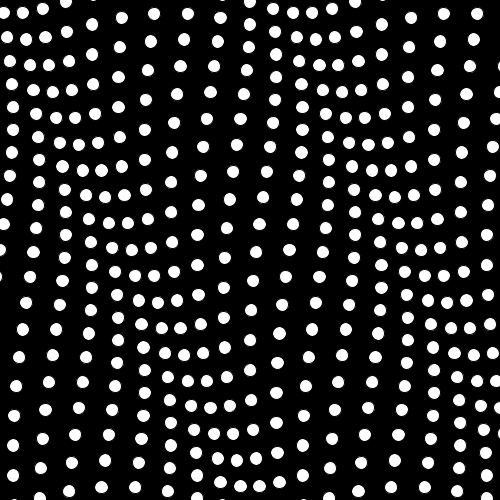
Frame 1 (no input)
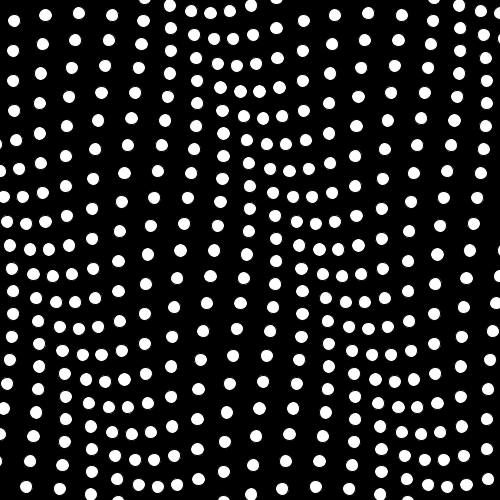
Frame 60 (the mouse pressed at the canvas centre just before this capture)
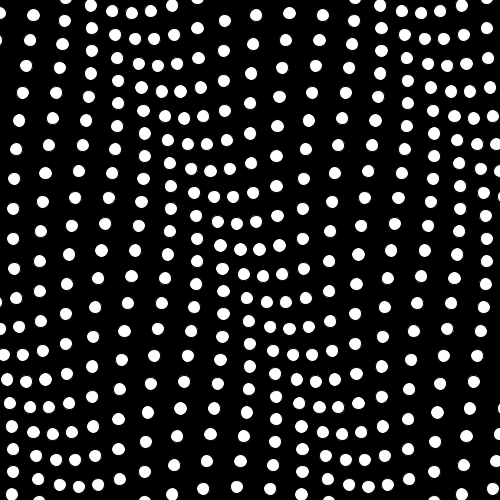
Frame 120 (the mouse held since frame 60 and released just before this capture)

The Processing sketch that drew these frames (run headless with seeded random() and noise(); from frame 60 on, the mouse is pressed at the canvas centre):

// Processing sketch: processing_151634
// ── processing_151634.pde

/*
 * Creative Coding
 * Week 2, 05 - Moving Patterns 1
 * by Indae Hwang and Jon McCormack
 * Copyright (c) 2014 Monash University
 *
 * This sketch builds on the previous sketches, drawing shapes based on the
 * current framerate. The movement of individual shapes combine to create a
 * gestalt field of motion. Use the arrow keys on your keyboard to change the
 * frame rate. 
 * 
 */

// variable used to store the current frame rate value
int frame_rate_value;

void setup() {
  size(500, 500);

  frame_rate_value = 11;
  frameRate(frame_rate_value);
  rectMode(CENTER);
  background(0);
}

void draw() {

  background(0);

  int num = 20;
  int margin = 0;
  float gutter = 0; //distance between each cell
  float cellsize = ( width - (2 * margin) - gutter * (num - 1) ) / (num - 1);

  int circleNumber = 0; // counter
  for (int i=0; i<num; i++) {
    for (int j=0; j<num; j++) {
      circleNumber = (i * num) + j; // different way to calculate the circle number from w2_04

      float tx = margin + cellsize * i + gutter * i;
      float ty = margin + cellsize * j + gutter * j;

      movingCircle(tx, ty, cellsize, circleNumber);
    }
  }
} //end of draw 

void movingCircle(float x, float y, float size, int circleNum) {

  float finalAngle;
  finalAngle = frameCount + circleNum;

  //the rotating angle for each tempX and tempY postion is affected by frameRate and angle;  
  float tempX = x + (size / 2) * sin(PI / frame_rate_value * finalAngle);
  float tempY = y + (size / 2) * cos(PI / frame_rate_value * finalAngle);

  // noStroke();
  // fill(150);
  ellipse(tempX, tempY, size/2, size/2);
  //  ellipse(tempX, tempY, 1, size*1);
  // stroke(0);
  //  noFill();
  // stroke(255);
  // line(x, y, tempX, tempY);
}

/*
 * keyReleased function
 *
 * called automatically by Processing when a keyboard key is released
 */
 
void keyReleased() {
 
  // right arrow -- increase frame_rate_value
  if (keyCode == RIGHT && frame_rate_value < 60) {
    frame_rate_value++;
  }

  // left arrow -- decrease frame_rate_value
  if ( keyCode == LEFT && frame_rate_value > 1) {
    frame_rate_value--;
  }

  // set the frameRate and print current value on the screen
  frameRate(frame_rate_value);
  println("Current frame Rate is: " + frame_rate_value);

}  
